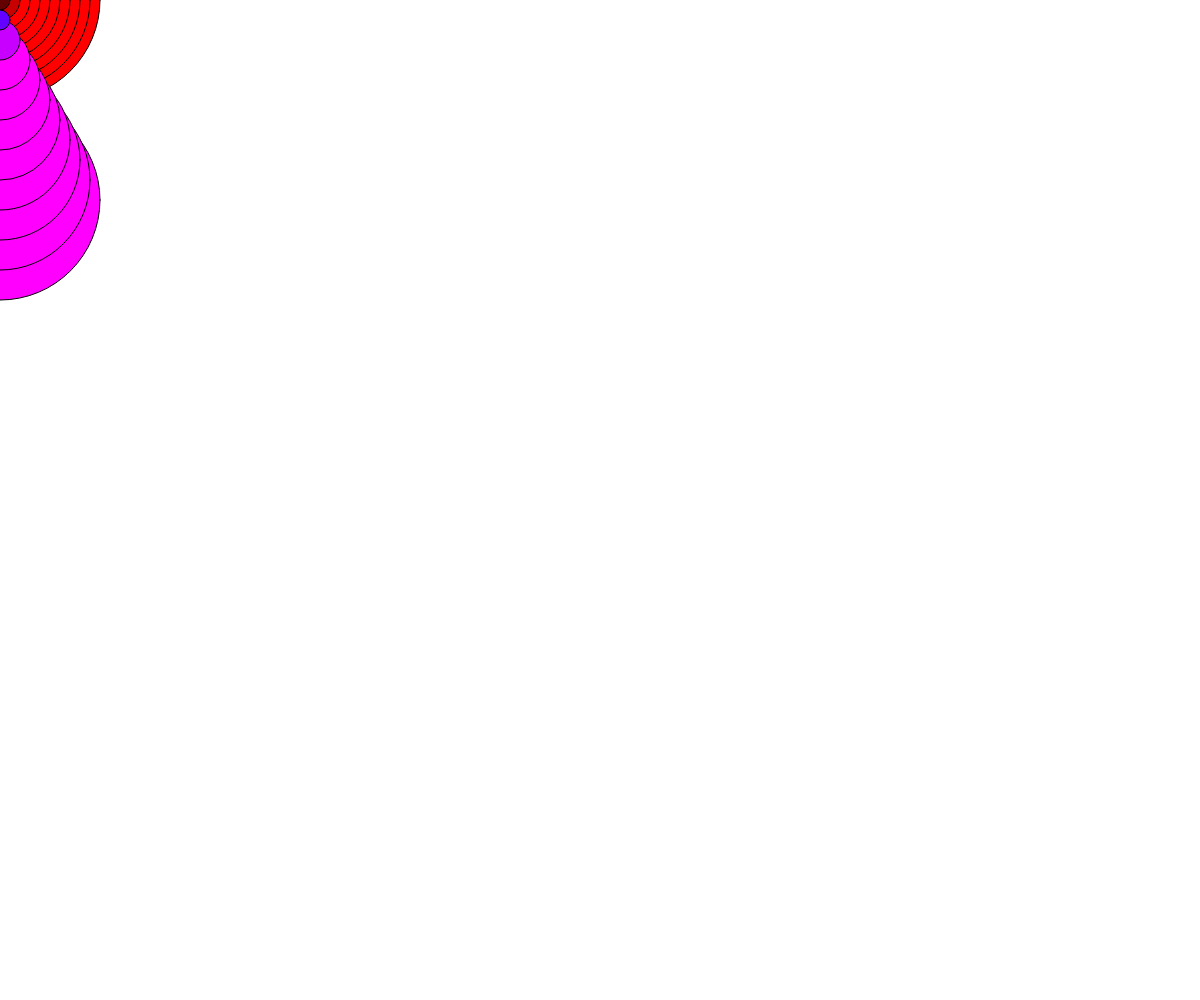
Frame 1 (no input)
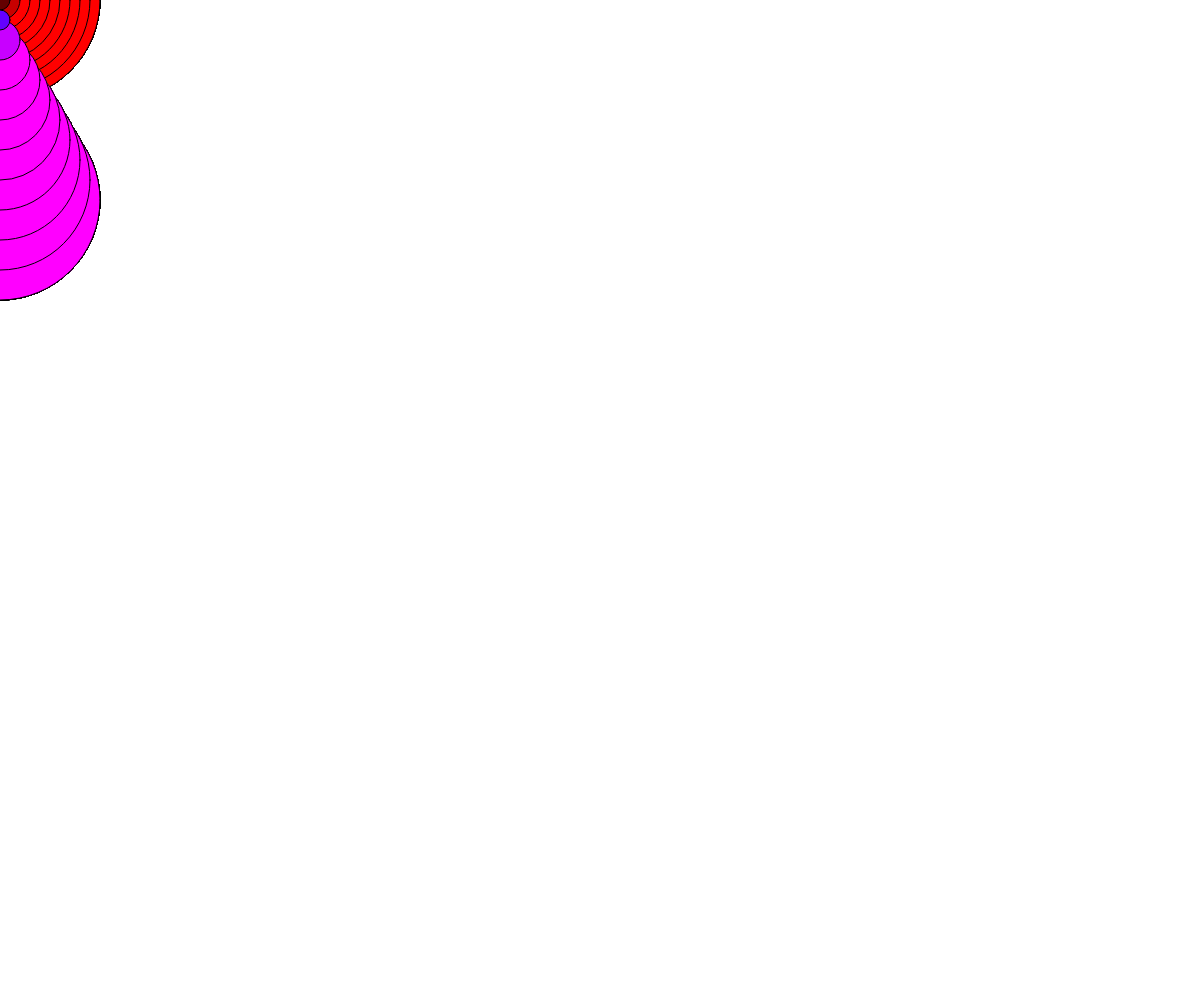
Frame 60 (no input)
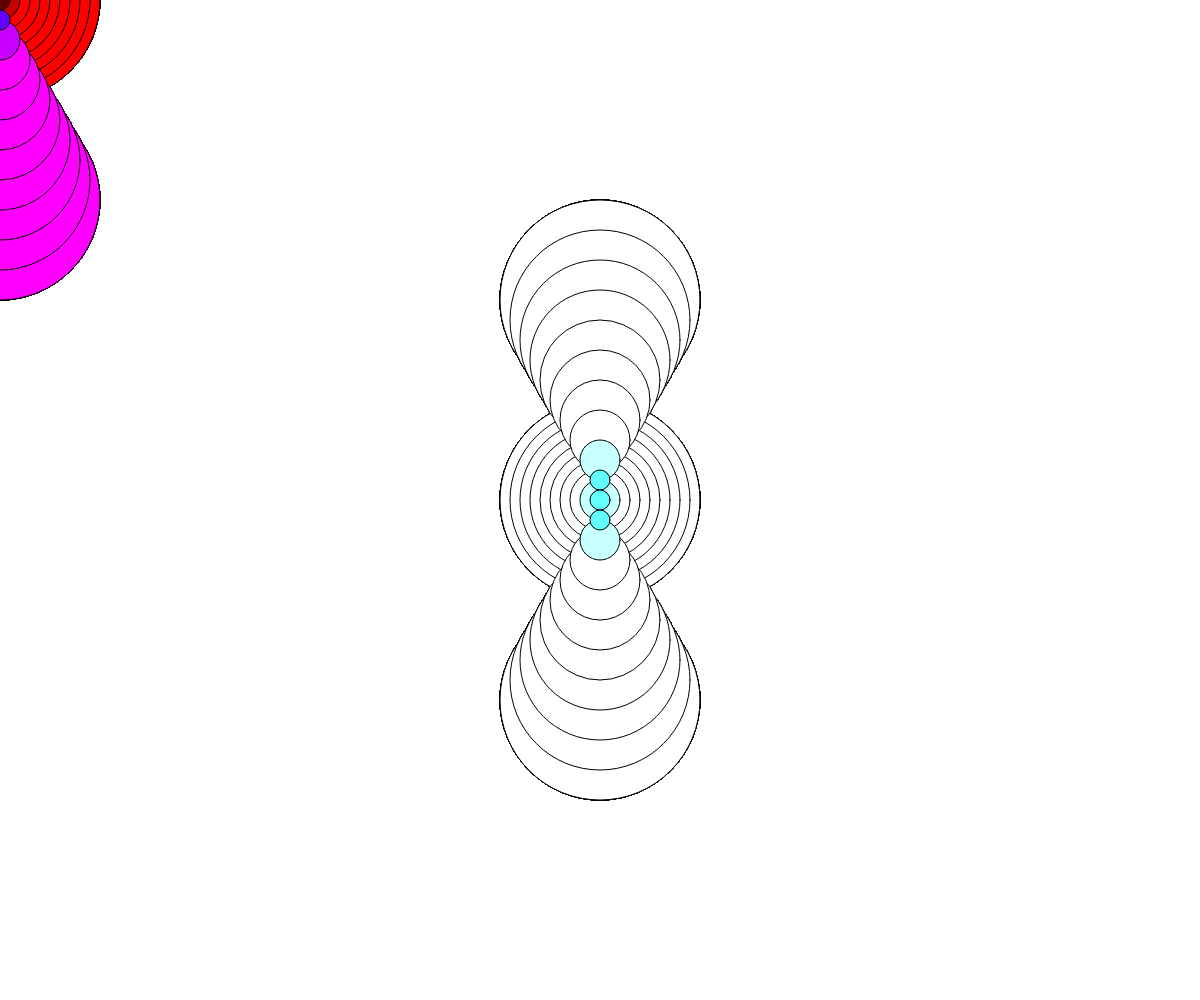
Frame 120 (the mouse pressed at the canvas centre since frame 60)

The p5.js sketch that drew these frames (run headless with seeded random() and noise() and a simulated clock; from frame 60 on, the mouse is pressed at the canvas centre):

// p5.js sketch
// ── sketch.js
/**
 * Adit Garg
 * IGME-101: Assignment Name, m/d/18
 * Summarization of sketch activity
 */

"use strict"; //catch some common coding errors

/**
 * setup : Initialization runs once; called automatically
 * Summarize code that you add
 */
function setup() {
	createCanvas(windowWidth, windowHeight);

}

/**
 * draw : Periodically called automatically
 * Summarize code that you add
 */
function draw() {
	let diameter;
	let yPos;
	diameter = height / 5;
	while (diameter > 0) {
		yPos = mouseY - diameter;
		while (yPos <= mouseY + diameter) {
			fill(diameter * 5, mouseX / 2, yPos * 100);
			ellipse(mouseX, yPos, diameter, diameter);
			yPos += diameter;
		}
		diameter -= 20;
	}
}
